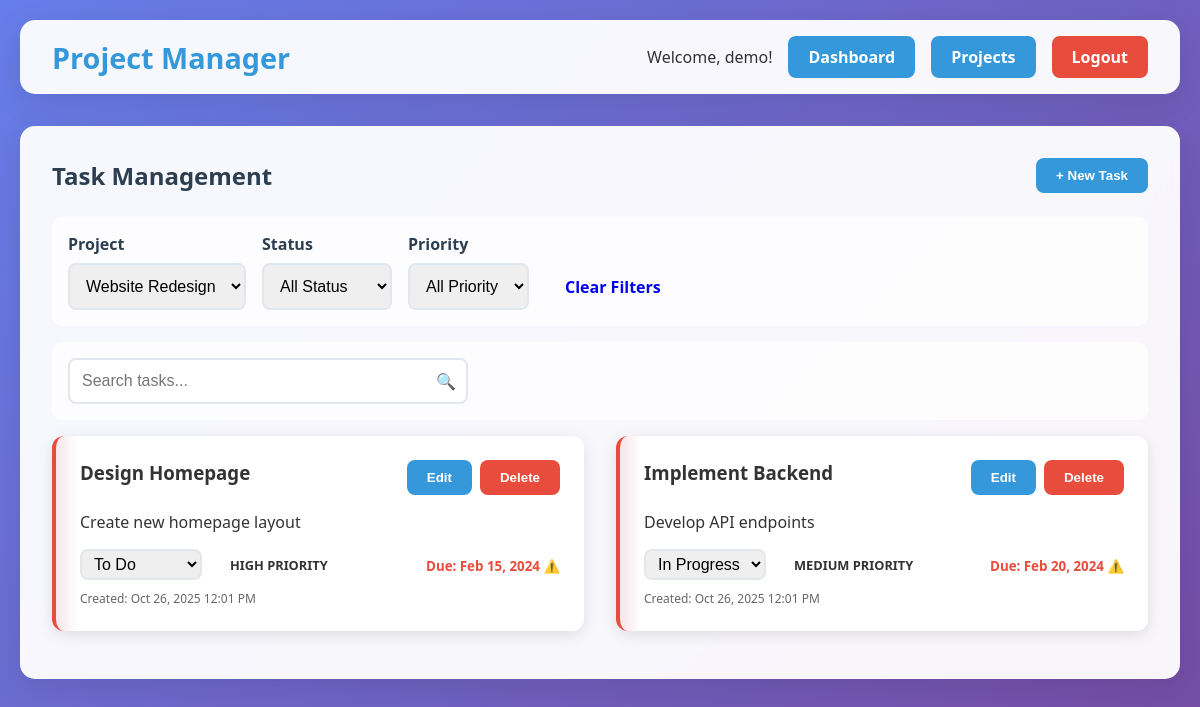
Page /tasks.php?project_id=1 (signed in) on the committed database.
### tables this page shows
CREATE TABLE tasks (
    id INT AUTO_INCREMENT PRIMARY KEY,
    project_id INT NOT NULL,
    title VARCHAR(200) NOT NULL,
    description TEXT,
    status ENUM('todo', 'in-progress', 'done') DEFAULT 'todo',
    priority ENUM('low', 'medium', 'high') DEFAULT 'medium',
    due_date DATE,
    created_at TIMESTAMP DEFAULT CURRENT_TIMESTAMP,
    updated_at TIMESTAMP DEFAULT CURRENT_TIMESTAMP ON UPDATE CURRENT_TIMESTAMP,
    FOREIGN KEY (project_id) REFERENCES projects(id) ON DELETE CASCADE
);

### includes/functions.php (called while the page is built, shortened)
<?php
class ProjectManager {
    private $conn;
    public function __construct($db) {
        $this->conn = $db;
    }
    public function getProjects($user_id) {
        $query = "SELECT * FROM projects WHERE user_id = :user_id ORDER BY created_at DESC";
        $stmt = $this->conn->prepare($query);
        $stmt->bindParam(":user_id", $user_id);
        $stmt->execute();
        return $stmt->fetchAll(PDO::FETCH_ASSOC);
    }
    public function getTasks($project_id, $filters = []) {
        $query = "SELECT * FROM tasks WHERE project_id = :project_id";
        $query .= " ORDER BY
            CASE priority
                WHEN 'high' THEN 1
                WHEN 'medium' THEN 2
                WHEN 'low' THEN 3
            END, due_date ASC";
        $stmt = $this->conn->prepare($query);
        $stmt->bindParam(":project_id", $project_id);
        $stmt->execute();
        return $stmt->fetchAll(PDO::FETCH_ASSOC);
    }
}
?>

### tasks.php (the view, shortened to what this page needs)
<?php
require_once "includes/config.php";
require_once "includes/functions.php";
$projectManager = new ProjectManager($db);
$user_id = $_SESSION['user_id'];
$projects = $projectManager->getProjects($user_id);
$filters = [];
$project_id = $_GET['project_id'] ?? '';
$search_term = $_GET['search'] ?? '';
if ($project_id) {
    $filters['project_id'] = $project_id;
}
if ($search_term) {
    $tasks = $projectManager->searchTasks($user_id, $search_term);
} elseif ($project_id) {
    $tasks = $projectManager->getTasks($project_id, $filters);
}
?>
<!DOCTYPE html>
<html lang="en">
<head>
    <link href="https://unpkg.com/boxicons@2.1.4/css/boxicons.min.css" rel="stylesheet">
    <link rel="stylesheet" href="css/style.css">
</head>
<body>
    <div class="container">
        <div class="header">
            <div class="header-content">
                <a href="dashboard.php" class="logo">Project Manager</a>
                <div class="user-info">
                    <span>Welcome, <?php echo htmlspecialchars($_SESSION['username']); ?>!</span>
                    <a href="dashboard.php" class="btn btn-primary">Dashboard</a>
                    <a href="projects.php" class="btn btn-primary">Projects</a>
                    <a href="logout.php" class="btn btn-danger">Logout</a>
                </div>
            </div>
        </div>
        <div class="card">
            <div class="card-header">
                <h2 class="card-title">Task Management</h2>
                <button class="btn btn-primary modal-trigger" data-modal="createTaskModal">
                    + New Task
                </button>
            </div>
            <div class="filter-section">
                <form method="GET" action="tasks.php" id="task-filters">
                    <div class="filter-group">
                        <div>
                            <label class="form-label">Project</label>
                            <select class="form-control" name="project_id" onchange="this.form.submit()">
                                <?php foreach ($projects as $project): ?>
                                    <option value="<?php echo $project['id']; ?>"
                                        <?php echo ($project_id == $project['id']) ? 'selected' : ''; ?>>
                                        <?php echo htmlspecialchars($project['name']); ?>
                                    </option>
                                <?php endforeach; ?>
                            </select>
                        </div>
                        <div>
                            <label class="form-label">Status</label>
                            <select class="form-control" name="status" onchange="this.form.submit()">
                                <option value="">All Status</option>
                            </select>
                        </div>
                        <div>
                            <label class="form-label">Priority</label>
                            <select class="form-control" name="priority" onchange="this.form.submit()">
                                <option value="">All Priority</option>
                            </select>
                        </div>
                        <div>
                            <label class="form-label">&nbsp;</label>
                            <a href="tasks.php" class="btn" style="display: block;">Clear Filters</a>
                        </div>
                    </div>
                </form>
            </div>
            <div class="filter-section">
                <form method="GET" action="tasks.php">
                    <div class="search-box">
                        <input type="text" class="form-control search-input" name="search"
                               placeholder="Search tasks..." value="<?php echo htmlspecialchars($search_term); ?>">
                        <span class="search-icon">🔍</span>
                    </div>
                </form>
            </div>
            <?php if (empty($tasks)): ?>
                <div style="text-align: center; padding: 3rem;">
                    <h3>No tasks found</h3>
                    <p><?php echo $search_term ? 'No tasks match your search criteria.' : 'Create your first task to get started!'; ?></p>
                    <button class="btn btn-primary modal-trigger" data-modal="createTaskModal">
                        Create First Task
                    </button>
                </div>
            <?php else: ?>
                <div class="grid">
                    <?php foreach ($tasks as $task):
                        $is_overdue = $task['due_date'] && strtotime($task['due_date']) < time() && $task['status'] !== 'done';
                    ?>
                        <div class="task-item <?php echo $task['status']; ?> priority-<?php echo $task['priority']; ?>
                            <?php echo $is_overdue ? 'overdue' : ''; ?>">
                            <div style="display: flex; justify-content: between; align-items: start; margin-bottom: 1rem;">
                                <h3 style="margin: 0; flex: 1;"><?php echo htmlspecialchars($task['title']); ?></h3>
                                <div style="display: flex; gap: 0.5rem;">
                                    <button class="btn btn-primary modal-trigger"
                                            data-modal="editTaskModal"
                                            data-task-id="<?php echo $task['id']; ?>"
                                            data-task-title="<?php echo htmlspecialchars($task['title']); ?>"
                                            data-task-description="<?php echo htmlspecialchars($task['description']); ?>"
                                            data-task-status="<?php echo $task['status']; ?>"
                                            data-task-priority="<?php echo $task['priority']; ?>"
                                            data-task-due-date="<?php echo $task['due_date']; ?>">
                                        Edit
                                    </button>
                                    <form method="POST" style="display: inline;" onsubmit="return confirmDelete()">
                                        <button type="submit" class="btn btn-danger">Delete</button>
                                    </form>
                                </div>
                            </div>
                            <?php if (!empty($task['description'])): ?>
                                <p><?php echo htmlspecialchars($task['description']); ?></p>
                            <?php endif; ?>
                            <div style="display: flex; justify-content: space-between; align-items: center; margin-top: 1rem; flex-wrap: wrap; gap: 0.5rem;">
                                <div style="display: flex; gap: 1rem; align-items: center;">
                                    <select class="status-select form-control" data-task-id="<?php echo $task['id']; ?>"
                                            data-original-value="<?php echo $task['status']; ?>"
                                            style="width: auto; padding: 4px 8px;">
                                        <option value="todo" <?php echo ($task['status'] == 'todo') ? 'selected' : ''; ?>>To Do</option>
                                        <option value="in-progress" <?php echo ($task['status'] == 'in-progress') ? 'selected' : ''; ?>>In Progress</option>
                                    </select>
                                    <span class="status-badge status-<?php echo $task['priority']; ?>">
                                        <?php echo ucfirst($task['priority']); ?> priority
                                    </span>
                                </div>
                                <div style="text-align: right;">
                                    <?php if ($task['due_date']): ?>
                                        <small class="<?php echo $is_overdue ? 'overdue-text' : ''; ?>">
                                            <strong>Due:</strong> <?php echo date('M j, Y', strtotime($task['due_date'])); ?>
                                            <?php if ($is_overdue): ?> ⚠️<?php endif; ?>
                                        </small>
                                    <?php endif; ?>
                                </div>
                            </div>
                            <div style="margin-top: 0.5rem; font-size: 0.9rem; color: #666;">
                                <small>Created: <?php echo date('M j, Y g:i A', strtotime($task['created_at'])); ?></small>
                            </div>
                        </div>
                    <?php endforeach; ?>
                </div>
            <?php endif; ?>
        </div>
    </div>
</body>
</html>

### css/style.css (style rules this page uses)
* { margin: 0; padding: 0; box-sizing: border-box; }
body { font-family: 'Segoe UI', Tahoma, Geneva, Verdana, sans-serif; background: linear-gradient(135deg, #667eea 0%, #764ba2 100%); min-height: 100vh; color: #333; }
.container { max-width: 1200px; margin: 0 auto; padding: 20px; }
.header { background: rgba(255, 255, 255, 0.95); backdrop-filter: blur(10px); padding: 1rem 2rem; border-radius: 15px; box-shadow: 0 8px 32px rgba(0, 0, 0, 0.1); margin-bottom: 2rem; animation: slideDown 0.5s ease-out; }
.header-content { display: flex; justify-content: space-between; align-items: center; }
.logo { font-size: 1.8rem; font-weight: bold; color: #3498db; text-decoration: none; }
.user-info { display: flex; align-items: center; gap: 1rem; }
.btn { padding: 10px 20px; border: none; border-radius: 8px; cursor: pointer; text-decoration: none; font-weight: 600; transition: all 0.3s ease; display: inline-block; text-align: center; }
.btn-primary { background: #3498db; color: white; }
.btn-danger { background: #e74c3c; color: white; }
.card { background: rgba(255, 255, 255, 0.95); backdrop-filter: blur(10px); border-radius: 15px; padding: 2rem; margin-bottom: 2rem; box-shadow: 0 8px 32px rgba(0, 0, 0, 0.1); animation: fadeInUp 0.6s ease-out; }
.card-header { display: flex; justify-content: space-between; align-items: center; margin-bottom: 1.5rem; flex-wrap: wrap; gap: 1rem; }
.card-title { font-size: 1.5rem; color: #2c3e50; margin: 0; }
.form-label { display: block; margin-bottom: 0.5rem; font-weight: 600; color: #2c3e50; }
.form-control { width: 100%; padding: 12px; border: 2px solid #e1e8ed; border-radius: 8px; font-size: 1rem; transition: all 0.3s ease; }
.grid { display: grid; gap: 2rem; grid-template-columns: repeat(auto-fit, minmax(300px, 1fr)); }
.project-item, .task-item { background: white; border-radius: 12px; padding: 1.5rem; margin-bottom: 1rem; border-left: 4px solid #3498db; box-shadow: 0 4px 15px rgba(0, 0, 0, 0.1); transition: all 0.3s ease; animation: slideInLeft 0.5s ease-out; }
.task-item.todo { border-left-color: #e74c3c; }
.task-item.in-progress { border-left-color: #f39c12; }
.priority-high { border-left-color: #e74c3c !important; }
.priority-medium { border-left-color: #f39c12 !important; }
.status-badge { padding: 4px 12px; border-radius: 20px; font-size: 0.8rem; font-weight: 600; text-transform: uppercase; }
.filter-section { background: rgba(255, 255, 255, 0.8); padding: 1rem; border-radius: 10px; margin-bottom: 1rem; animation: fadeIn 0.5s ease-out; }
.filter-group { display: flex; gap: 1rem; align-items: center; flex-wrap: wrap; }
.search-box { position: relative; max-width: 400px; }
.search-input { padding-right: 40px; }
.search-icon { position: absolute; right: 12px; top: 50%; transform: translateY(-50%); color: #7f8c8d; }

### tasks.php (style rules this page uses)
.overdue-text { color: #e74c3c !important; font-weight: bold; }
.task-item.overdue { border-left-color: #e74c3c !important; background: linear-gradient(90deg, rgba(231,76,60,0.1) 0%, rgba(255,255,255,1) 4%); }

### rows in the picture
tasks: title "Design Homepage", description "Create new homepage layout", status+id "To Do", priority "HIGH", due_date "Feb 15, 2024", created_at "Oct 26, 2025 12:01 PM"
tasks: title "Implement Backend", description "Develop API endpoints", status+id "In Progress", priority "MEDIUM", due_date "Feb 20, 2024", created_at "Oct 26, 2025 12:01 PM"

### other values in the picture
$_SESSION['username'] "demo"
form field project_id "Website Redesign"
